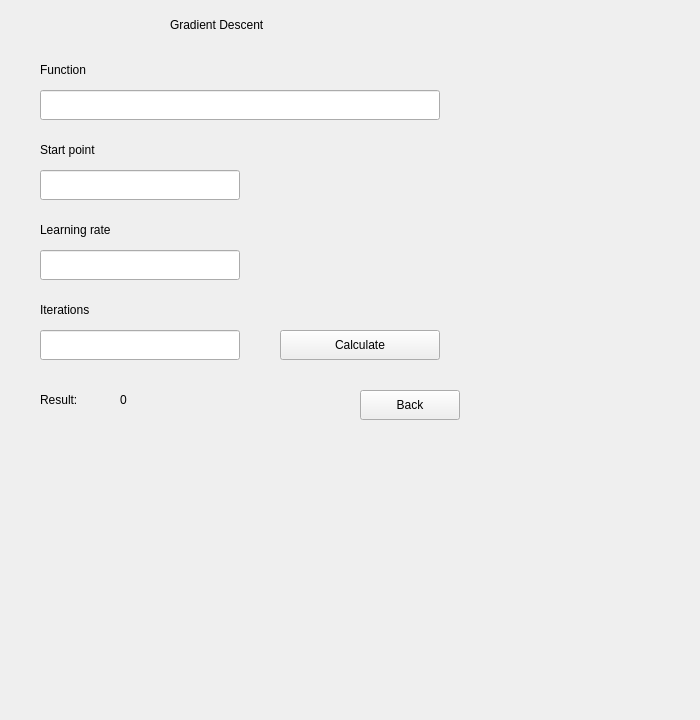
<?xml version="1.0" encoding="UTF-8"?>
<ui version="4.0">

    <class>GradientWindow</class>

    <widget class="QMainWindow" name="GradientWindow">

        <property name="geometry">
            <rect>
                <x>0</x>
                <y>0</y>
                <width>700</width>
                <height>720</height>
            </rect>
        </property>

        <property name="windowTitle">
            <string>Gradient Descent</string>
        </property>

        <widget class="QWidget" name="centralwidget">

            <widget class="QLabel" name="titleLabel">
                <property name="geometry">
                    <rect>
                        <x>170</x>
                        <y>10</y>
                        <width>200</width>
                        <height>30</height>
                    </rect>
                </property>

                <property name="text">
                    <string>Gradient Descent</string>
                </property>
            </widget>

            <widget class="QLabel" name="functionLabel">
                <property name="geometry">
                    <rect>
                        <x>40</x>
                        <y>60</y>
                        <width>120</width>
                        <height>20</height>
                    </rect>
                </property>

                <property name="text">
                    <string>Function</string>
                </property>
            </widget>

            <widget class="QLineEdit" name="functionEdit">
                <property name="geometry">
                    <rect>
                        <x>40</x>
                        <y>90</y>
                        <width>400</width>
                        <height>30</height>
                    </rect>
                </property>
            </widget>

            <widget class="QLabel" name="startLabel">
                <property name="geometry">
                    <rect>
                        <x>40</x>
                        <y>140</y>
                        <width>120</width>
                        <height>20</height>
                    </rect>
                </property>

                <property name="text">
                    <string>Start point</string>
                </property>
            </widget>

            <widget class="QLineEdit" name="startEdit">
                <property name="geometry">
                    <rect>
                        <x>40</x>
                        <y>170</y>
                        <width>200</width>
                        <height>30</height>
                    </rect>
                </property>
            </widget>

            <widget class="GradientGraphWidget" name="graphWidget">
                <property name="geometry">
                    <rect>
                        <x>30</x>
                        <y>430</y>
                        <width>620</width>
                        <height>220</height>
                    </rect>
                </property>
            </widget>

            <widget class="QLabel" name="rateLabel">
                <property name="geometry">
                    <rect>
                        <x>40</x>
                        <y>220</y>
                        <width>120</width>
                        <height>20</height>
                    </rect>
                </property>

                <property name="text">
                    <string>Learning rate</string>
                </property>
            </widget>

            <widget class="QLineEdit" name="rateEdit">
                <property name="geometry">
                    <rect>
                        <x>40</x>
                        <y>250</y>
                        <width>200</width>
                        <height>30</height>
                    </rect>
                </property>
            </widget>

            <widget class="QLabel" name="iterationsLabel">
                <property name="geometry">
                    <rect>
                        <x>40</x>
                        <y>300</y>
                        <width>120</width>
                        <height>20</height>
                    </rect>
                </property>

                <property name="text">
                    <string>Iterations</string>
                </property>
            </widget>

            <widget class="QLineEdit" name="iterationsEdit">
                <property name="geometry">
                    <rect>
                        <x>40</x>
                        <y>330</y>
                        <width>200</width>
                        <height>30</height>
                    </rect>
                </property>
            </widget>

            <widget class="QPushButton" name="calculateButton">
                <property name="geometry">
                    <rect>
                        <x>280</x>
                        <y>330</y>
                        <width>160</width>
                        <height>30</height>
                    </rect>
                </property>

                <property name="text">
                    <string>Calculate</string>
                </property>
            </widget>

            <widget class="QLabel" name="resultTextLabel">
                <property name="geometry">
                    <rect>
                        <x>40</x>
                        <y>390</y>
                        <width>80</width>
                        <height>20</height>
                    </rect>
                </property>

                <property name="text">
                    <string>Result:</string>
                </property>
            </widget>

            <widget class="QLabel" name="resultLabel">
                <property name="geometry">
                    <rect>
                        <x>120</x>
                        <y>390</y>
                        <width>200</width>
                        <height>20</height>
                    </rect>
                </property>

                <property name="text">
                    <string>0</string>
                </property>
            </widget>

            <widget class="QPushButton" name="backButton">
                <property name="geometry">
                    <rect>
                        <x>360</x>
                        <y>390</y>
                        <width>100</width>
                        <height>30</height>
                    </rect>
                </property>

                <property name="text">
                    <string>Back</string>
                </property>
            </widget>

        </widget>

    </widget>

    <resources/>
    <connections/>

    <customwidgets>
        <customwidget>
            <class>GradientGraphWidget</class>
            <extends>QWidget</extends>
            <header>gradientgraphwidget.h</header>
        </customwidget>
    </customwidgets>

</ui>
